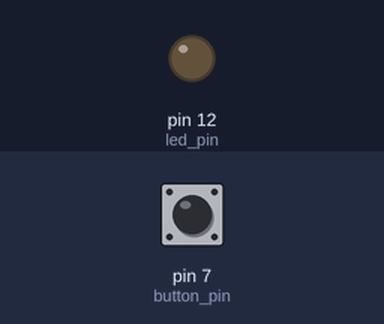
The sketch below on a simulated Arduino Uno, built with avr-gcc and run on an emulated ATmega328P. On the bench: output pins drawn as LEDs (lit = HIGH). Inputs (shaded band) come from the test bench; at power-on: pin 7 (button_pin) LOW.

Above: at 1.2 s.
1.3 s: pin 7 (button_pin) pulled HIGH for 0.15 s
At 2.6 s:
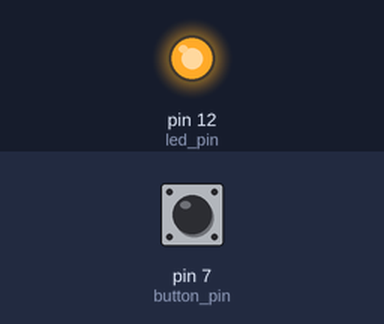
2.9 s: pin 7 (button_pin) pulled HIGH for 1 s
At 5.1 s:
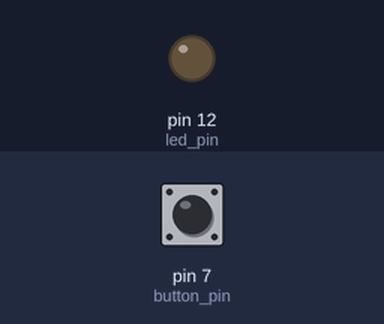
5.4 s: pin 7 (button_pin) pulled HIGH for 3.2 s
At 9.9 s:
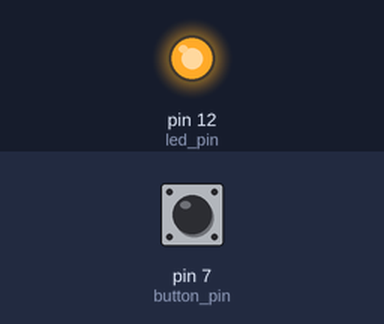
Timing chart, 0 to 11.4 s (numbered marks = the images above; inputs shaded):
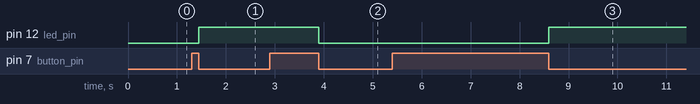

Measured:
- after the input at 1.3 s, pin 12 (led_pin): LOW → HIGH after 0.15 s
- after the input at 2.9 s, pin 12 (led_pin): HIGH → LOW after 1.0 s
- after the input at 5.4 s, pin 12 (led_pin): LOW → HIGH after 3.2 s

The sketch:

led_button_switch.ino
```cpp
#define led_pin (12)
#define button_pin (7)

bool led_on = 0;

void setup(){
  pinMode(led_pin, OUTPUT);
  pinMode(button_pin, INPUT);
}

void loop(){
  if (digitalRead(button_pin)) {

    while (digitalRead(button_pin));

    led_on = !led_on;

    digitalWrite(led_pin, led_on);
  }
}
```
